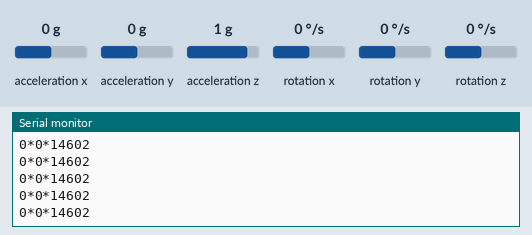
Recording of a sketch running on a simulated Arduino Uno, built with avr-gcc and run on an emulated ATmega328P. On the bench: the last lines printed to the serial monitor. Inputs (shaded band) come from the test bench; at power-on: acceleration x 0 g, acceleration y 0 g, acceleration z 1 g, rotation x 0 °/s, rotation y 0 °/s, rotation z 0 °/s.

Above: at 1.2 s.
1.3 s: acceleration x set to -1.4 g
At 2.2 s:
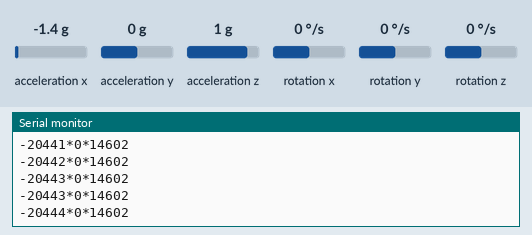
4.3 s: acceleration y set to 0.8 g
At 5.2 s:
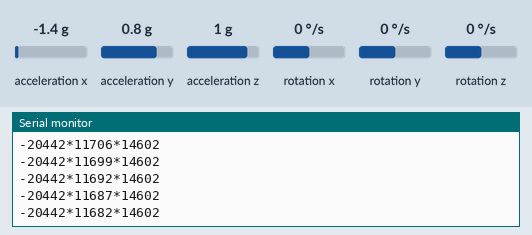
7.3 s: acceleration z set to -1.4 g
At 7.9 s:
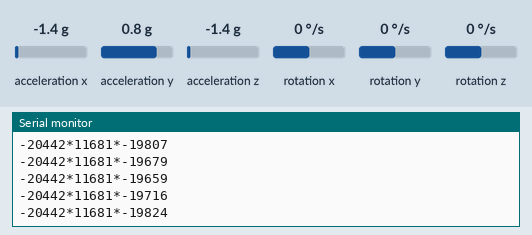
Timing chart, 0 to 10.3 s (numbered marks = the images above; inputs shaded):
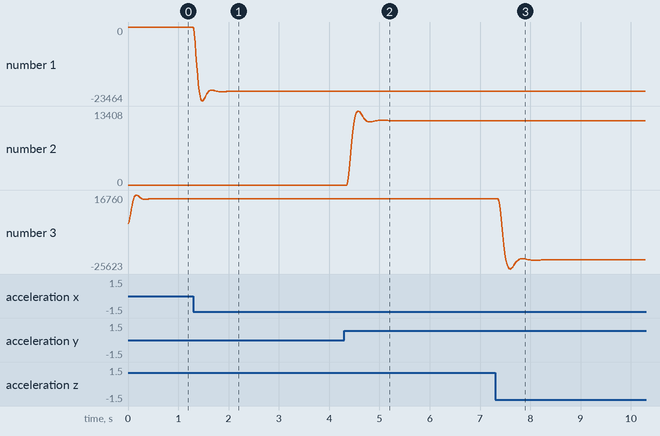

Measured:
- after the input at 1.3 s, the serial monitor: prints a new line at once (image 1)
- after the input at 4.3 s, the serial monitor: prints a new line after 0.06 s (image 2)
- after the input at 7.3 s, the serial monitor: prints a new line after 0.07 s (image 3)
- plotted number 1: 0 → -20442 after the input at 1.3 s
- plotted number 2: 0 → 11681 after the input at 4.3 s

The sketch:

IIRyADAPTATIVO.ino
```cpp
// Librerias I2C para controlar el mpu6050
// la libreria MPU6050.h necesita I2Cdev.h, I2Cdev.h necesita Wire.h
#include "I2Cdev.h"
#include "MPU6050.h"
#include "Wire.h"

// La dirección del MPU6050 puede ser 0x68 o 0x69, dependiendo
// del estado de AD0. Si no se especifica, 0x68 estará implicito
MPU6050 sensor;

// Valores RAW (sin procesar) del acelerometro y giroscopio en los ejes x,y,z
int ax, ay, az;
int gx, gy, gz;
String valores;
long tiempo_prev;
float dt;
float ang_x, ang_y;
float ang_x_prev, ang_y_prev;
float Ax_X = 0,Ay_X = 0, Ax_1_X = 0, Ax_2_X = 0, Ay_1_X = 0, Ay_2_X =0;
float Ax_Y = 0,Ay_Y = 0, Ax_1_Y = 0, Ax_2_Y = 0, Ay_1_Y = 0, Ay_2_Y =0;
float Ax_Z = 0,Ay_Z = 0, Ax_1_Z = 0, Ax_2_Z = 0, Ay_1_Z = 0, Ay_2_Z =0;
int A_X_fil = 0, A_Y_fil = 0, A_Z_fil = 0;
float acelSinFil[2];

void setup() {
  Serial.begin(9600);    //Iniciando puerto serial
  Wire.begin();           //Iniciando I2C
  sensor.initialize();    //Iniciando el sensor
}

void loop() {
  // Leer las aceleraciones y velocidades angulares
  sensor.getAcceleration(&ax, &ay, &az);
  sensor.getRotation(&gx, &gy, &gz);

  dt = (millis()-tiempo_prev)/1000.0;
  tiempo_prev=millis();

  //Filtro IIR
  //ACx
  Ax_X = ax;
  Ay_X = 0.02051522*Ax_X + 0.04103045*Ax_1_X + 0.02051522*Ax_2_X + 1.61852*Ay_1_X - 0.7105935*Ay_2_X;
  Ax_2_X = Ax_1_X;
  Ax_1_X = Ax_X;
  Ay_2_X = Ay_1_X;
  Ay_1_X = Ay_X;
  A_X_fil = Ay_X;

  //ACy
  Ax_Y = ay;
  Ay_Y = 0.02051522*Ax_Y + 0.04103045*Ax_1_Y + 0.02051522*Ax_2_Y + 1.61852*Ay_1_Y - 0.7105935*Ay_2_Y;
  Ax_2_Y = Ax_1_Y;
  Ax_1_Y = Ax_Y;
  Ay_2_Y = Ay_1_Y;
  Ay_1_Y = Ay_Y;
  A_Y_fil = Ay_Y;

  //ACz
  Ax_Z = az;
  Ay_Z = 0.02051522*Ax_Z + 0.04103045*Ax_1_Z + 0.02051522*Ax_2_Z + 1.61852*Ay_1_Z - 0.7105935*Ay_2_Z;
  Ax_2_Z = Ax_1_Z;
  Ax_1_Z = Ax_Z;
  Ay_2_Z = Ay_1_Z;
  Ay_1_Z = Ay_Z;
  A_Z_fil = Ay_Z;

  //Calcular los ángulos con acelerometro
  float accel_ang_x=atan(A_Y_fil/sqrt(pow(A_X_fil,2) + pow(A_Z_fil,2)))*(180.0/3.14);
  float accel_ang_y=atan(-A_X_fil/sqrt(pow(ay,2) + pow(A_Z_fil,2)))*(180.0/3.14);

  //Calcular angulo de rotación con giroscopio y filtro complemento
  ang_x = 0.98*(ang_x_prev+(gx/131)*dt) + 0.02*accel_ang_x;
  ang_y = 0.98*(ang_y_prev+(gy/131)*dt) + 0.02*accel_ang_y;


  ang_x_prev=ang_x;
  ang_y_prev=ang_y;

  //Mostrar los angulos separadas por un [tab]
  //Serial.println(ax);
  /*Serial.print(" ");
  Serial.print(A_Y_fil);
  Serial.print(" ");
  Serial.print(A_Z_fil);
  Serial.println(" ");*/
  //spliteamos

  //imprimir señales de aceleracion sin filtrar
  //Serial.println(ax);
  //delay(10);

  //imprimir señales de aceleracion IIR
  //Serial.println(A_X_fil);
  //delay(10);

  //imprimir señal angulo con filtro complementario
  //valores = String(ang_x) + "*" + String(ang_y)+"*" + String(0);
  //Serial.println(ang_x);
  //delay(10);

  //Unity
  valores = String(A_X_fil) + "*" + String(A_Y_fil)+"*" + String(A_Z_fil);
  Serial.println(valores);
  delay(10);
}
```
